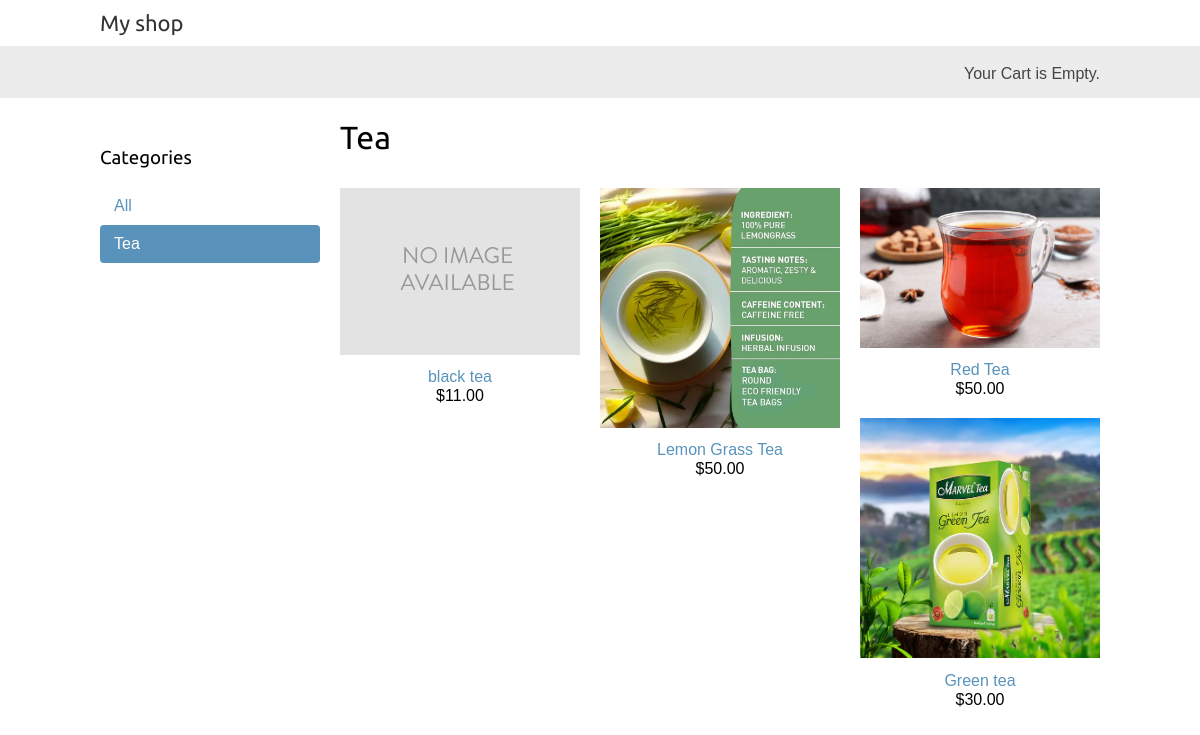
Page /tea/ on the earlier database version.
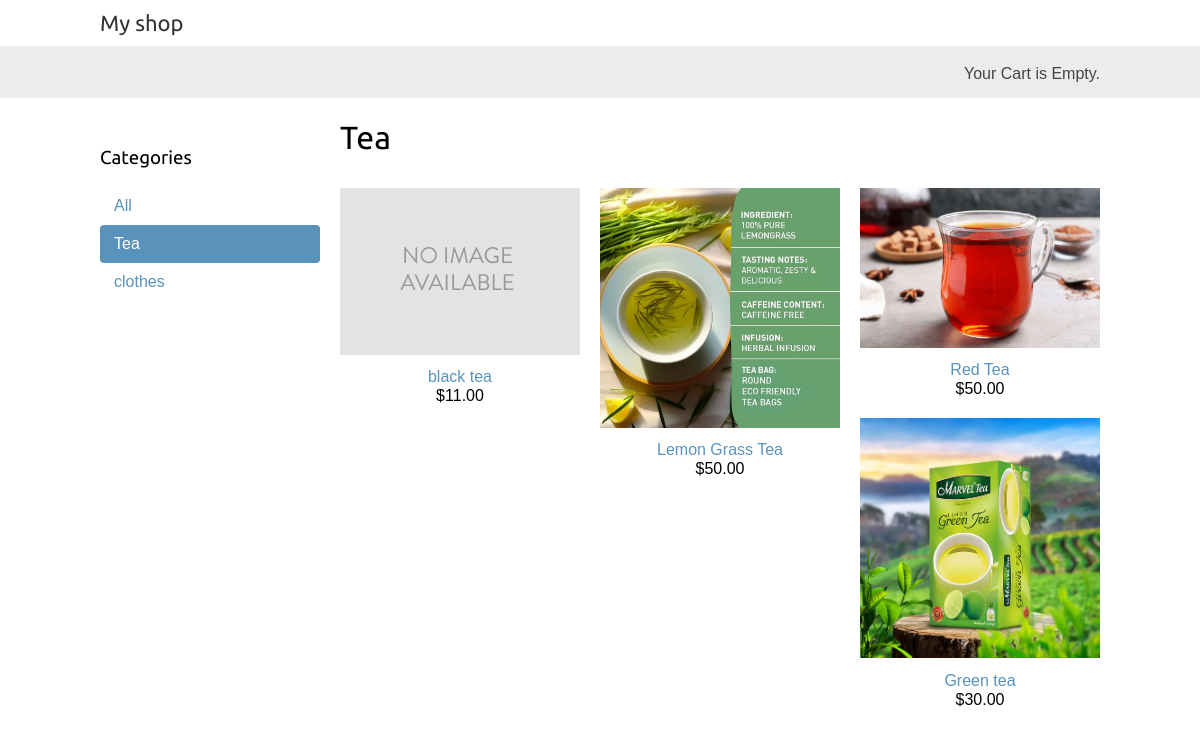
Same page on the later database version.
### shop/models.py (models this page shows, shortened)
class Category(models.Model):
    name = models.CharField(max_length=200)
    slug = models.SlugField(max_length=200, unique=True)
    class Meta:
        ordering = ['name']
        indexes =[
            models.Index(fields=['name']),
        ]
        verbose_name = 'category'
        verbose_name_plural = 'categories'
    def get_absolute_url(self):
        return reverse(
            'shop:product_list_by_category', args=[self.slug]
        )

class Product(models.Model):
    category = models.ForeignKey(
        Category,
        related_name='products',
        on_delete=models.CASCADE
    )
    name = models.CharField(max_length=200)
    slug = models.SlugField(max_length=200, unique=True)
    image = models.ImageField(
        upload_to='products/%Y/%m/%d',
        blank=True,
    )
    description = models.TextField(blank=True)
    price = models.DecimalField(max_digits=10, decimal_places=2)
    available = models.BooleanField(default=True)
    created = models.DateTimeField(auto_now_add=True)
    updated = models.DateTimeField(auto_now=True)
    class Meta:
        ordering = ['-created']
        indexes = [
            models.Index(fields=['id', 'slug']),
            models.Index(fields=['name']),
            models.Index(fields=['-created']),
        ]
    def get_absolute_url(self):
        return reverse('shop:product_detail', args=[self.id, self.slug])

### shop/views.py (the view)
# urls.py: path('', views.product_list, name='product_list'),
def product_list(request, category_slug=None):
    category = None
    categories = Category.objects.all()
    products = Product.objects.filter(available=True)
    if category_slug:
        category = get_object_or_404(Category,slug=category_slug)
        products = products.filter(category=category)
    return render(
        request,
        'shop/product/list.html',
        {
            'category': category,
            'categories': categories,
            'products': products,
        }
    )

### cart/cart.py (called while the page is built)
    def __len__(self):
        print(f'length of cart: {len(self.cart)} products')
        return sum(item['quantity'] for item in self.cart.values())

### cart/context_processors.py (called while the page is built)
def cart(request):
    return {'cart': Cart(request)}

### shop/templates/shop/product/list.html (shortened to what this page needs)
{% extends "shop/base.html" %}
{% load static %}
{% block content %}
    <div id="sidebar">
        <h3>Categories</h3>
        <ul>
            <li {% if not category %}class="selected"{% endif %}>
                <a href="{% url 'shop:product_list' %}">All</a>
            </li>
            {% for c in categories %}
                <li {% if category.slug == c.slug %}class="selected" {% endif %}>
                    <a href="{{ c.get_absolute_url }}">{{ c.name }}</a>
                </li>
            {% endfor %}
        </ul>
    </div>
    <div id="main" class="product-list">
        <h1>{% if category %}{{ category.name }}{% else %}Products{% endif %}</h1>
        {% for product in products %}
            <div class="item">
                <a href="{{ product.get_absolute_url }}">
                    <img src="{% if product.image %}{{ product.image.url }}{% else %}
{% static "img/no_image.png" %}{% endif %}">
                </a>
                <a href="{{ product.get_absolute_url }}">{{ product.name }}</a>
                <br>
                ${{ product.price }}
            </div>
        {% endfor %}
    </div>
{% endblock %}

Differences in the rows shown:
added Category: name "clothes", slug "clothes" (drawn)
